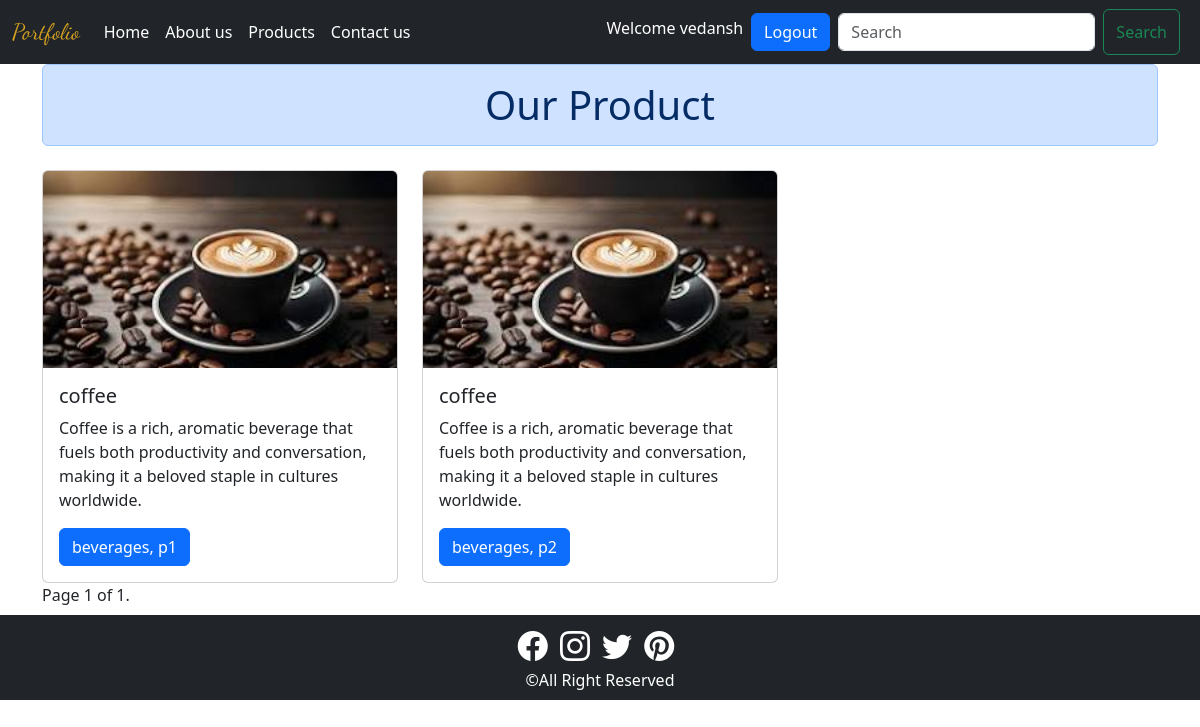
The app's page /product (signed in) with its own data.
### test1/models.py (models this page shows, shortened)
class Product(models.Model):
    product_id= models.CharField(max_length=30,unique=True)
    product_name = models.CharField(max_length=30)
    product_description = models.CharField(max_length=400)
    product_category = models.CharField(max_length=100)
    product_img = models.ImageField(upload_to='image/')

### test1/views.py (the view)
# urls.py: path("product", views.products,name="products"),
@login_required(login_url="loginuser")
def products(request):
    myproducts = Product.objects.all()
    paginator =Paginator(myproducts,3)
    page_number = request.GET.get("page")
    page_obj = paginator.get_page(page_number)
    return render(request,'test1/product.htm', {"page_obj":page_obj})

### test1/templates/test1/product.htm (shortened to what this page needs)
<!DOCTYPE html>
<html lang="en">
<head>
    <link href="https://cdn.jsdelivr.net/npm/bootstrap@5.3.3/dist/css/bootstrap.min.css" rel="stylesheet">
</head>
<body>
    {% include 'test1/navbar.htm'%}
     <div class="container">
        <h1 class="alert alert-primary text-center">Our Product</h1>
        <div class="row">
        {% for x in page_obj %}
         <div class="col-lg-4 col-md-4 col-12">
            <div class="card mt-2" >
                <img src="{{x.product_img.url}}" class="card-img-top img-fluid" alt="..." style="max-width:100%; max-height:280px;">
                <div class="card-body">
                  <h5 class="card-title">{{x.product_name}}</h5>
                  <p class="card-text">{{x.product_description}}</p>
                  <a href="#" class="btn btn-primary">{{x.product_category}}, {{x.product_id}}</a>
                </div>
            </div>
         </div>
        {% endfor %}
        </div>
    <div class="pagination">
    <span class="step-links">
        <span class="current">
            Page {{ page_obj.number }} of {{ page_obj.paginator.num_pages }}.
        </span>
    </span>
    </div>
    </div>
    {% include 'test1/footer.htm'%}
</body>
</html>

### test1/templates/test1/navbar.htm (shortened to what this page needs)
<!DOCTYPE html>
<html lang="en">
<head>
    <link href="https://cdn.jsdelivr.net/npm/bootstrap@5.3.3/dist/css/bootstrap.min.css" rel="stylesheet">
</head>
<body>
    <nav class="navbar navbar-dark navbar-expand-lg bg-dark">
        <div class="container-fluid">
          <a class="navbar-brand" href="{% url 'home' %}" style="color:goldenrod; font-family:'Dancing Script'; font-size: 1.4rem;">Portfolio</a>
          <div class="collapse navbar-collapse" id="navbarSupportedContent">
            <ul class="navbar-nav me-auto mb-2 mb-lg-0">
              <li class="nav-item">
                <a class="nav-link active" aria-current="page" href="{% url 'home' %}" style="color: white;"">Home</a>
              </li>
              <li class="nav-item">
                <a class="nav-link" href="#" style="color:white">About us</a>
              </li>
              <li class="nav-item">
                <a class="nav-link" href="{% url 'products' %}" style="color:white">Products</a>
              </li>
              <li class="nav-item">
                <a class="nav-link" href="{% url 'contact' %}" style="color:white">Contact us</a>
              </li>
            </ul>
            {% if user.is_authenticated %}
            <p class="mt-2 px-2" style="color: white;">Welcome {{ user.username}}</p>
              <a class="btn btn-primary" href="{% url 'logoutuser' %}">Logout</a>
            {% endif %}
            <form class="d-flex px-2" role="search" method="post" action="{% url 'findproduct' %}">
              <input class="form-control me-2 my-1" type="search" placeholder="Search" aria-label="Search" name="prod_search">
              <button class="btn btn-outline-success" type="submit">Search</button>
            </form>
          </div>
        </div>
      </nav>
</body>
</html>

### records on screen
Product: product_img (picture), product_name "coffee", product_description "Coffee is a rich, aromatic beverage that fuels both productivity and conversation, making it a beloved staple in cultures worldwide.", product_category "beverages", product_id "p1"
Product: product_img (picture), product_name "coffee", product_description "Coffee is a rich, aromatic beverage that fuels both productivity and conversation, making it a beloved staple in cultures worldwide.", product_category "beverages", product_id "p2"

### other values on screen
{{ user.username }} "vedansh"
{{ page_obj.number }} "1"
{{ page_obj.paginator.num_pages }} "1"
